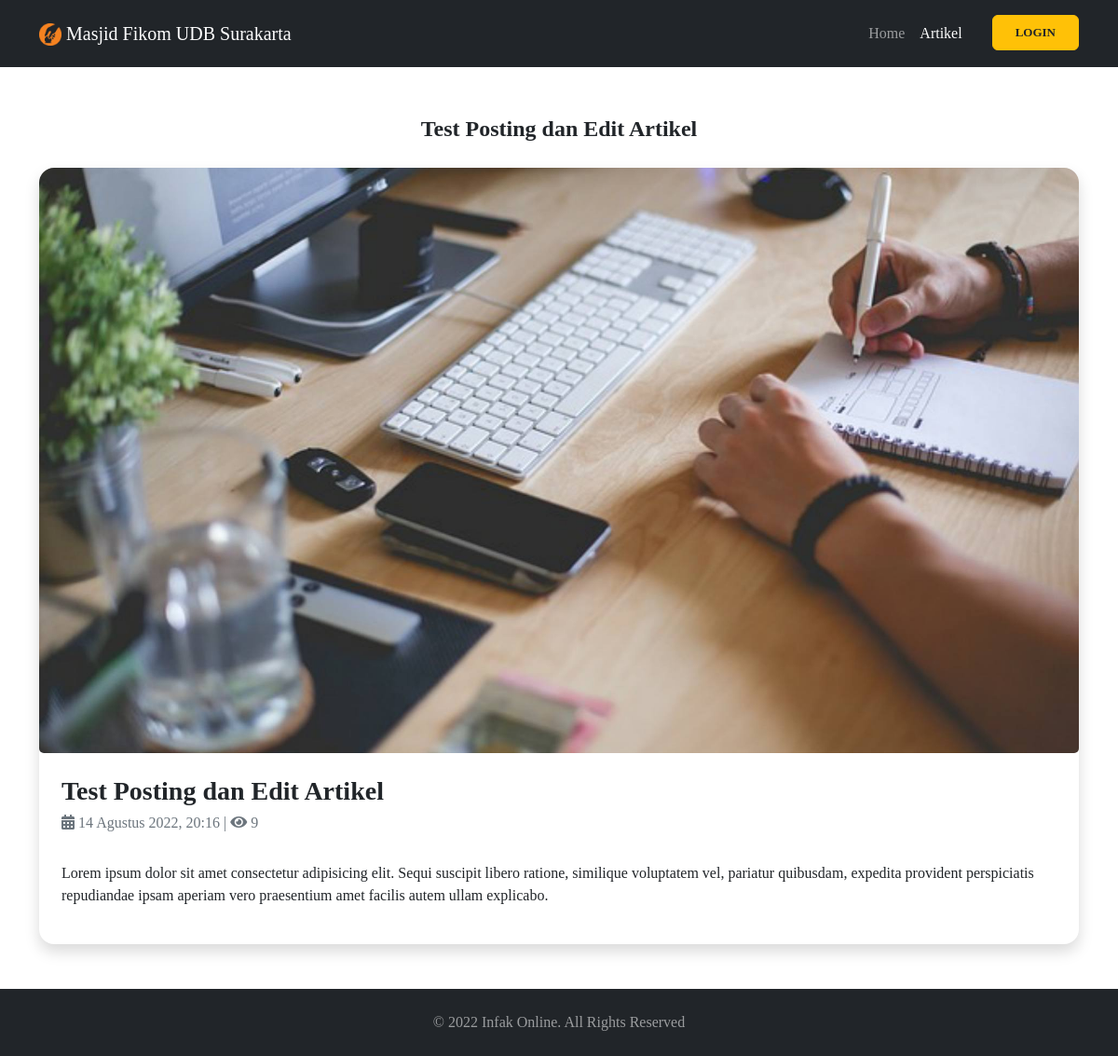
Screenshot of /artikel/test-posting-dan-edit-artikel with the database file from the repository.
### tables this page shows
CREATE TABLE `identitas` (
  `id_iden` int(2) NOT NULL,
  `nama_instansi` varchar(100) NOT NULL,
  `no_telp` varchar(15) NOT NULL,
  `alamat` varchar(250) NOT NULL,
  `nama_pimpinan` varchar(100) NOT NULL,
  `favicon` varchar(500) NOT NULL,
  `icon` varchar(100) NOT NULL,
  `logo` varchar(500) DEFAULT NULL
);

CREATE TABLE `menu_front` (
  `mf_id` int(11) NOT NULL,
  `title` varchar(15) NOT NULL,
  `url` varchar(150) NOT NULL,
  `is_active` int(1) NOT NULL
);

CREATE TABLE `artikel` (
  `artikel_id` int(11) NOT NULL,
  `user_email` varchar(128) NOT NULL,
  `link` varchar(150) NOT NULL,
  `tgl_upload` datetime NOT NULL,
  `judul` varchar(100) NOT NULL,
  `banner` varchar(500) NOT NULL DEFAULT 'default-banner-infaq-online-4x4.jpg',
  `isi` text NOT NULL,
  `dilihat` int(11) NOT NULL DEFAULT 0
);

### application/controllers/Artikel.php (called while the page is built, shortened)
<?php
class Artikel extends CI_Controller
{
    public function index($slug = NULL)
    {
        $data['identitas'] = $this->db->get('identitas')->row_array();
        $data['nav'] = "artikel";
        $this->load->model('Menu_model', 'menu');
        $data['frontendNav'] = $this->menu->showFrontendNav();
        if (isset($slug)) {
            $data['artikel'] = $this->db->get_where('artikel', ['link' => $slug])->row_array();
            $this->db->update('artikel', ['dilihat' => $data['artikel']['dilihat'] + 1], ['link' => $slug]);
            $this->load->view('artikel_detail', $data);
        } else {
            $data['artikel'] = $this->db->get('artikel')->result_array();
            $this->load->view('artikel', $data);
        }
    }
}

### index.php (called while the page is built, shortened)
<?php
require_once BASEPATH . 'core/CodeIgniter.php';

### application/models/Menu_model.php (called while the page is built, shortened)
<?php
class Menu_model extends CI_Model
{
    public function showFrontendNav()
    {
        if ($this->db->select('mf_id, title, url')->from('menu_front')->where('is_active', 1)->get()->num_rows() == 0) $data = [];
        else $menu = $this->db->select('mf_id, title, url')->from('menu_front')->where('is_active', 1)->get()->result_array();
        $data = ['menu' => array()];
        foreach ($menu as $m) {
            $addMenu = [
                'title_menu' => $m['title'],
                'url_menu' => $m['url'],
                'submenu' => $this->_getSubmenuFrontend($m['mf_id'])
            ];
            array_push($data['menu'], $addMenu);
        }
        return $data;
    }
    private function _getSubmenuFrontend($mf_id)
    {
        return $this->db->select('title AS title_submenu, url AS url_submenu')->from('menu_front_detail')->where(['parent_id' => $mf_id, 'is_active' => 1])->get()->result_array();
    }
}

### application/helpers/infaqonline_helper.php (called while the page is built, shortened)
<?php
function month($month, $format = 'mmmm')
{
    if ($format == 'mmmm') {
        $fm = array('Januari', 'Februari', 'Maret', 'April', 'Mei', 'Juni', 'Juli', 'Agustus', 'September', 'Oktober', 'November', 'Desember');
    } elseif ($format == 'mmm') {
        $fm = array('Jan', 'Feb', 'Mar', 'Apr', 'Mei', 'Jun', 'Jul', 'Agu', 'Sep', 'Okt', 'Nov', 'Des');
    }
    return $fm[$month - 1];
}

### application/views/artikel_detail.php (the view, shortened to what this page needs)
<?php $this->load->view('./header.php') ?>
<main>
    <div class="py-5">
        <div class="container">
            <div class="fs-4 fw-bold text-center mb-4"><?= $artikel['judul']; ?></div>
            <div class="card h-100 rounded-4 border-0 shadow overflow-hidden">
                <div class="img-container">
                    <img id="img-artikel" src="<?= base_url(); ?>assets/img/artikel/<?= $artikel['banner']; ?>" class="img-content" alt="<?= $artikel['judul']; ?>">
                </div>
                <div class="card-body d-flex flex-column p-4">
                    <h5 class="card-title fw-bold fs-3"><?= $artikel['judul']; ?></h5>
                    <h6 class="text-muted"><i class="fas fa-calendar-alt"></i> <?= date('d', strtotime($artikel['tgl_upload'])) . ' ' . month(date('n', strtotime($artikel['tgl_upload'])), 'mmmm') . ' ' . date('Y', strtotime($artikel['tgl_upload'])) . ', ' . date('H:i', strtotime($artikel['tgl_upload'])); ?> | <i class="fas fa-eye"></i> <?= number_format($artikel['dilihat'], 0, ",", "."); ?></h6>
                    <div class="mt-4">
                        <?= $artikel['isi']; ?>
                    </div>
                </div>
            </div>
        </div>
    </div>
</main>
<?php $this->load->view('./footer.php') ?>

### application/views/header.php (shortened to what this page needs)
<!DOCTYPE html>
<html lang="en">
<head>
    <link href="https://cdn.jsdelivr.net/npm/bootstrap@5.2.0/dist/css/bootstrap.min.css" rel="stylesheet">
    <link rel="stylesheet" href="https://cdnjs.cloudflare.com/ajax/libs/font-awesome/5.10.0-12/css/all.min.css" />
    <link rel="stylesheet" href="<?= base_url(); ?>assets/css/style.css">
</head>
<body data-baseurl="<?= base_url(); ?>">
    <nav class="navbar navbar-dark navbar-expand-lg bg-dark py-3">
        <div class="container">
            <a class="navbar-brand" href="<?= base_url(); ?>">
                <?php if ($identitas['logo'] != '') : ?>
                    <img src="<?= base_url('assets/img/logo/') . $identitas['logo']; ?>" alt="Logo <?= $identitas['nama_instansi']; ?>" width="24" height="24" class="d-inline-block align-text-top">
                    <?= $identitas['nama_instansi']; ?>
                <?php else : echo $identitas['nama_instansi'];
                endif; ?>
            </a>
            <div class="collapse navbar-collapse" id="navbarNavDropdown">
                <ul class="navbar-nav ms-auto">
                    <?php if (count($frontendNav) > 0) :
                        foreach ($frontendNav['menu'] as $m) :
                            if (count($m['submenu']) > 0) : ?>
                                <li class="nav-item dropdown">
                                    <a class="nav-link dropdown-toggle <?= strtolower($nav) == strtolower($m['title_menu']) ? 'active' : ''; ?>" href=" <?= $m['url_menu']; ?>" id="navbarDropdownMenuLink" role="button" data-bs-toggle="dropdown" aria-expanded="false">
                                        <?= $m['title_menu']; ?>
                                    </a>
                                    <ul class="dropdown-menu" aria-labelledby="navbarDropdownMenuLink">
                                        <?php foreach ($m['submenu'] as $sm) : ?>
                                            <li><a class="dropdown-item" href="<?= $sm['url_submenu']; ?>"><?= $sm['title_submenu']; ?></a></li>
                                        <?php endforeach; ?>
                                    </ul>
                                </li>
                            <?php else : ?>
                                <li class="nav-item">
                                    <a class="nav-link <?= strtolower($nav) == strtolower($m['title_menu']) ? 'active' : ''; ?>" href="<?= $m['url_menu']; ?>"><?= $m['title_menu']; ?></a>
                                </li>
                    <?php endif;
                        endforeach;
                    endif; ?>
                    <li class="nav-item">
                        <a class="btn btn-warning nav-link text-dark fw-bold fs-7 px-4 text-uppercase ms-lg-4 w-max" href="<?= $this->session->userdata('email') ? base_url() . 'user' : base_url() . 'auth'; ?>"><?= $this->session->userdata('email') ? "Dashboard" : "Login"; ?></a>
                    </li>
                </ul>
            </div>
        </div>
    </nav>

### application/views/footer.php (shortened to what this page needs)
<footer class="navbar navbar-dark bg-dark py-3">
    <div class="container justify-content-center">
        <span class="navbar-text">©  Infak Online. All Rights Reserved</span>
    </div>
</footer>
</body>
</html>

### assets/css/style.css (style rules this page uses)
* { margin: 0; padding: 0; font-family: 'Montserrat'; }
main { min-height: calc(100vh - 144px); overflow: hidden; }
.img-container { position: relative; width: 100%; padding-top: 56.25%; }
.img-content { position: absolute; top: 0; left: 0; width: 100%; height: 100%; object-fit: cover; }
.fs-7 { font-size: small; }
.w-max { width: max-content; }
#img-artikel { border-radius: 5px; cursor: pointer; transition: 0.3s; }

### rows the page displays
identitas: logo (picture), nama_instansi "Masjid Fikom UDB Surakarta"
menu_front: title "Home"
menu_front: title "Artikel"
artikel: judul "Test Posting dan Edit Artikel", banner (picture), tgl_upload "14", tgl_upload "Agustus", tgl_upload "2022", tgl_upload "20:16", dilihat "9", isi "Lorem ipsum dolor sit amet consectetur adipisicing elit. Sequi suscipit libero ratione, similique voluptatem vel, pariatur quibusdam, expedita provident perspiciatis repudiandae ipsam aperiam vero praesentium amet facilis autem ullam explicabo."
